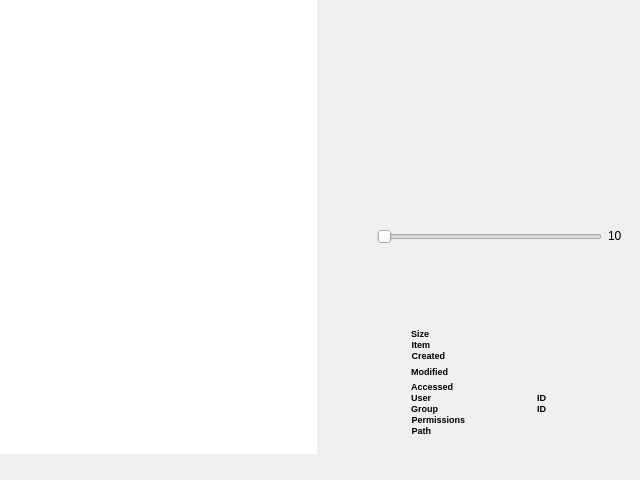
<?xml version="1.0" encoding="UTF-8"?>
<ui version="4.0">
 <class>Form</class>
 <widget class="QWidget" name="Form">
  <property name="geometry">
   <rect>
    <x>0</x>
    <y>0</y>
    <width>640</width>
    <height>480</height>
   </rect>
  </property>
  <property name="windowTitle">
   <string>Form</string>
  </property>
  <layout class="QGridLayout" name="gridLayout">
   <property name="leftMargin">
    <number>0</number>
   </property>
   <property name="topMargin">
    <number>0</number>
   </property>
   <property name="rightMargin">
    <number>0</number>
   </property>
   <property name="bottomMargin">
    <number>6</number>
   </property>
   <item row="1" column="0" colspan="2">
    <widget class="QFrame" name="frame">
     <property name="sizePolicy">
      <sizepolicy hsizetype="Preferred" vsizetype="Fixed">
       <horstretch>0</horstretch>
       <verstretch>0</verstretch>
      </sizepolicy>
     </property>
     <property name="frameShape">
      <enum>QFrame::NoFrame</enum>
     </property>
     <property name="frameShadow">
      <enum>QFrame::Plain</enum>
     </property>
     <layout class="QGridLayout" name="gridLayout_2">
      <property name="leftMargin">
       <number>0</number>
      </property>
      <property name="topMargin">
       <number>0</number>
      </property>
      <property name="rightMargin">
       <number>0</number>
      </property>
      <property name="bottomMargin">
       <number>0</number>
      </property>
      <item row="0" column="0">
       <widget class="QLabel" name="status">
        <property name="sizePolicy">
         <sizepolicy hsizetype="Preferred" vsizetype="Fixed">
          <horstretch>0</horstretch>
          <verstretch>0</verstretch>
         </sizepolicy>
        </property>
        <property name="styleSheet">
         <string notr="true">padding-left: 5px;</string>
        </property>
        <property name="text">
         <string/>
        </property>
       </widget>
      </item>
     </layout>
    </widget>
   </item>
   <item row="0" column="0">
    <widget class="QListWidget" name="list_widget">
     <property name="sizePolicy">
      <sizepolicy hsizetype="Expanding" vsizetype="Expanding">
       <horstretch>0</horstretch>
       <verstretch>0</verstretch>
      </sizepolicy>
     </property>
     <property name="cursor" stdset="0">
      <cursorShape>PointingHandCursor</cursorShape>
     </property>
     <property name="mouseTracking">
      <bool>false</bool>
     </property>
     <property name="frameShape">
      <enum>QFrame::NoFrame</enum>
     </property>
     <property name="frameShadow">
      <enum>QFrame::Plain</enum>
     </property>
     <property name="verticalScrollBarPolicy">
      <enum>Qt::ScrollBarAlwaysOff</enum>
     </property>
     <property name="horizontalScrollBarPolicy">
      <enum>Qt::ScrollBarAsNeeded</enum>
     </property>
     <property name="gridSize">
      <size>
       <width>0</width>
       <height>50</height>
      </size>
     </property>
     <property name="wordWrap">
      <bool>true</bool>
     </property>
     <property name="sortingEnabled">
      <bool>true</bool>
     </property>
    </widget>
   </item>
   <item row="0" column="1">
    <widget class="QWidget" name="widget_info" native="true">
     <layout class="QGridLayout" name="gridLayout_9">
      <item row="2" column="0">
       <widget class="QFrame" name="frame_3">
        <property name="sizePolicy">
         <sizepolicy hsizetype="Preferred" vsizetype="Fixed">
          <horstretch>0</horstretch>
          <verstretch>0</verstretch>
         </sizepolicy>
        </property>
        <property name="font">
         <font>
          <pointsize>7</pointsize>
         </font>
        </property>
        <property name="frameShape">
         <enum>QFrame::NoFrame</enum>
        </property>
        <property name="frameShadow">
         <enum>QFrame::Plain</enum>
        </property>
        <layout class="QGridLayout" name="gridLayout_8">
         <property name="topMargin">
          <number>37</number>
         </property>
         <property name="spacing">
          <number>0</number>
         </property>
         <item row="6" column="1">
          <widget class="QLabel" name="label_8">
           <property name="sizePolicy">
            <sizepolicy hsizetype="Fixed" vsizetype="Preferred">
             <horstretch>0</horstretch>
             <verstretch>0</verstretch>
            </sizepolicy>
           </property>
           <property name="font">
            <font>
             <pointsize>7</pointsize>
             <weight>75</weight>
             <bold>true</bold>
            </font>
           </property>
           <property name="text">
            <string>Group</string>
           </property>
           <property name="alignment">
            <set>Qt::AlignRight|Qt::AlignTrailing|Qt::AlignVCenter</set>
           </property>
          </widget>
         </item>
         <item row="0" column="2" colspan="3">
          <widget class="QLabel" name="lsize">
           <property name="font">
            <font>
             <pointsize>7</pointsize>
            </font>
           </property>
           <property name="text">
            <string/>
           </property>
           <property name="wordWrap">
            <bool>true</bool>
           </property>
          </widget>
         </item>
         <item row="3" column="2" colspan="3">
          <widget class="QLabel" name="lmodified">
           <property name="font">
            <font>
             <pointsize>7</pointsize>
            </font>
           </property>
           <property name="text">
            <string/>
           </property>
           <property name="wordWrap">
            <bool>true</bool>
           </property>
          </widget>
         </item>
         <item row="5" column="4">
          <widget class="QLabel" name="luid">
           <property name="font">
            <font>
             <pointsize>7</pointsize>
            </font>
           </property>
           <property name="text">
            <string/>
           </property>
          </widget>
         </item>
         <item row="6" column="4">
          <widget class="QLabel" name="lgid">
           <property name="font">
            <font>
             <pointsize>7</pointsize>
            </font>
           </property>
           <property name="text">
            <string/>
           </property>
          </widget>
         </item>
         <item row="7" column="1">
          <widget class="QLabel" name="label_12">
           <property name="font">
            <font>
             <pointsize>7</pointsize>
             <weight>75</weight>
             <bold>true</bold>
            </font>
           </property>
           <property name="text">
            <string>Permissions</string>
           </property>
           <property name="alignment">
            <set>Qt::AlignRight|Qt::AlignTrailing|Qt::AlignVCenter</set>
           </property>
          </widget>
         </item>
         <item row="0" column="1">
          <widget class="QLabel" name="label_2">
           <property name="sizePolicy">
            <sizepolicy hsizetype="Fixed" vsizetype="Preferred">
             <horstretch>0</horstretch>
             <verstretch>0</verstretch>
            </sizepolicy>
           </property>
           <property name="font">
            <font>
             <pointsize>7</pointsize>
             <weight>75</weight>
             <bold>true</bold>
            </font>
           </property>
           <property name="text">
            <string>Size</string>
           </property>
           <property name="alignment">
            <set>Qt::AlignRight|Qt::AlignTrailing|Qt::AlignVCenter</set>
           </property>
          </widget>
         </item>
         <item row="3" column="1">
          <widget class="QLabel" name="label_4">
           <property name="sizePolicy">
            <sizepolicy hsizetype="Fixed" vsizetype="Preferred">
             <horstretch>0</horstretch>
             <verstretch>0</verstretch>
            </sizepolicy>
           </property>
           <property name="font">
            <font>
             <pointsize>7</pointsize>
             <weight>75</weight>
             <bold>true</bold>
            </font>
           </property>
           <property name="text">
            <string>Modified</string>
           </property>
           <property name="alignment">
            <set>Qt::AlignRight|Qt::AlignTrailing|Qt::AlignVCenter</set>
           </property>
          </widget>
         </item>
         <item row="6" column="3">
          <widget class="QLabel" name="label_10">
           <property name="sizePolicy">
            <sizepolicy hsizetype="Fixed" vsizetype="Preferred">
             <horstretch>0</horstretch>
             <verstretch>0</verstretch>
            </sizepolicy>
           </property>
           <property name="font">
            <font>
             <pointsize>7</pointsize>
             <weight>75</weight>
             <bold>true</bold>
            </font>
           </property>
           <property name="text">
            <string>ID  </string>
           </property>
          </widget>
         </item>
         <item row="5" column="3">
          <widget class="QLabel" name="label_9">
           <property name="sizePolicy">
            <sizepolicy hsizetype="Fixed" vsizetype="Preferred">
             <horstretch>0</horstretch>
             <verstretch>0</verstretch>
            </sizepolicy>
           </property>
           <property name="font">
            <font>
             <pointsize>7</pointsize>
             <weight>75</weight>
             <bold>true</bold>
            </font>
           </property>
           <property name="text">
            <string>ID  </string>
           </property>
          </widget>
         </item>
         <item row="4" column="1">
          <widget class="QLabel" name="label_6">
           <property name="sizePolicy">
            <sizepolicy hsizetype="Fixed" vsizetype="Preferred">
             <horstretch>0</horstretch>
             <verstretch>0</verstretch>
            </sizepolicy>
           </property>
           <property name="font">
            <font>
             <pointsize>7</pointsize>
             <weight>75</weight>
             <bold>true</bold>
            </font>
           </property>
           <property name="text">
            <string>Accessed</string>
           </property>
           <property name="alignment">
            <set>Qt::AlignRight|Qt::AlignTrailing|Qt::AlignVCenter</set>
           </property>
          </widget>
         </item>
         <item row="2" column="2" colspan="3">
          <widget class="QLabel" name="lcreated">
           <property name="font">
            <font>
             <pointsize>7</pointsize>
            </font>
           </property>
           <property name="text">
            <string/>
           </property>
           <property name="wordWrap">
            <bool>true</bool>
           </property>
          </widget>
         </item>
         <item row="8" column="2" colspan="3">
          <widget class="QLabel" name="lpath">
           <property name="font">
            <font>
             <pointsize>7</pointsize>
            </font>
           </property>
           <property name="text">
            <string/>
           </property>
           <property name="wordWrap">
            <bool>true</bool>
           </property>
          </widget>
         </item>
         <item row="8" column="1">
          <widget class="QLabel" name="label_5">
           <property name="sizePolicy">
            <sizepolicy hsizetype="Fixed" vsizetype="Preferred">
             <horstretch>0</horstretch>
             <verstretch>0</verstretch>
            </sizepolicy>
           </property>
           <property name="font">
            <font>
             <pointsize>7</pointsize>
             <weight>75</weight>
             <bold>true</bold>
            </font>
           </property>
           <property name="text">
            <string>Path</string>
           </property>
           <property name="alignment">
            <set>Qt::AlignRight|Qt::AlignTrailing|Qt::AlignVCenter</set>
           </property>
          </widget>
         </item>
         <item row="6" column="2">
          <widget class="QLabel" name="lgroup">
           <property name="font">
            <font>
             <pointsize>7</pointsize>
            </font>
           </property>
           <property name="text">
            <string/>
           </property>
           <property name="wordWrap">
            <bool>true</bool>
           </property>
          </widget>
         </item>
         <item row="7" column="2" colspan="3">
          <widget class="QLabel" name="lpermissions">
           <property name="font">
            <font>
             <pointsize>7</pointsize>
            </font>
           </property>
           <property name="text">
            <string/>
           </property>
          </widget>
         </item>
         <item row="4" column="2" colspan="3">
          <widget class="QLabel" name="laccessed">
           <property name="font">
            <font>
             <pointsize>7</pointsize>
            </font>
           </property>
           <property name="text">
            <string/>
           </property>
           <property name="wordWrap">
            <bool>true</bool>
           </property>
          </widget>
         </item>
         <item row="1" column="2" colspan="3">
          <widget class="QLabel" name="litems">
           <property name="font">
            <font>
             <pointsize>7</pointsize>
            </font>
           </property>
           <property name="text">
            <string/>
           </property>
           <property name="wordWrap">
            <bool>true</bool>
           </property>
          </widget>
         </item>
         <item row="1" column="1">
          <widget class="QLabel" name="label_3">
           <property name="sizePolicy">
            <sizepolicy hsizetype="Fixed" vsizetype="Preferred">
             <horstretch>0</horstretch>
             <verstretch>0</verstretch>
            </sizepolicy>
           </property>
           <property name="font">
            <font>
             <pointsize>7</pointsize>
             <weight>75</weight>
             <bold>true</bold>
            </font>
           </property>
           <property name="text">
            <string>Item</string>
           </property>
           <property name="alignment">
            <set>Qt::AlignRight|Qt::AlignTrailing|Qt::AlignVCenter</set>
           </property>
          </widget>
         </item>
         <item row="5" column="1">
          <widget class="QLabel" name="label_7">
           <property name="sizePolicy">
            <sizepolicy hsizetype="Fixed" vsizetype="Preferred">
             <horstretch>0</horstretch>
             <verstretch>0</verstretch>
            </sizepolicy>
           </property>
           <property name="font">
            <font>
             <pointsize>7</pointsize>
             <weight>75</weight>
             <bold>true</bold>
            </font>
           </property>
           <property name="text">
            <string>User</string>
           </property>
           <property name="alignment">
            <set>Qt::AlignRight|Qt::AlignTrailing|Qt::AlignVCenter</set>
           </property>
          </widget>
         </item>
         <item row="2" column="1">
          <widget class="QLabel" name="label_11">
           <property name="sizePolicy">
            <sizepolicy hsizetype="Fixed" vsizetype="Preferred">
             <horstretch>0</horstretch>
             <verstretch>0</verstretch>
            </sizepolicy>
           </property>
           <property name="font">
            <font>
             <pointsize>7</pointsize>
             <weight>75</weight>
             <bold>true</bold>
            </font>
           </property>
           <property name="text">
            <string>Created</string>
           </property>
           <property name="alignment">
            <set>Qt::AlignRight|Qt::AlignTrailing|Qt::AlignVCenter</set>
           </property>
          </widget>
         </item>
         <item row="3" column="0">
          <spacer name="horizontalSpacer">
           <property name="orientation">
            <enum>Qt::Horizontal</enum>
           </property>
           <property name="sizeType">
            <enum>QSizePolicy::Fixed</enum>
           </property>
           <property name="sizeHint" stdset="0">
            <size>
             <width>70</width>
             <height>20</height>
            </size>
           </property>
          </spacer>
         </item>
         <item row="5" column="2">
          <widget class="QLabel" name="luser">
           <property name="font">
            <font>
             <pointsize>7</pointsize>
            </font>
           </property>
           <property name="text">
            <string/>
           </property>
           <property name="wordWrap">
            <bool>true</bool>
           </property>
          </widget>
         </item>
        </layout>
       </widget>
      </item>
      <item row="0" column="0">
       <widget class="QFrame" name="frame_2">
        <property name="sizePolicy">
         <sizepolicy hsizetype="Expanding" vsizetype="Preferred">
          <horstretch>0</horstretch>
          <verstretch>0</verstretch>
         </sizepolicy>
        </property>
        <property name="frameShape">
         <enum>QFrame::NoFrame</enum>
        </property>
        <property name="frameShadow">
         <enum>QFrame::Plain</enum>
        </property>
        <layout class="QGridLayout" name="gridLayout_6">
         <item row="1" column="2">
          <widget class="QSlider" name="slide_video">
           <property name="maximum">
            <number>99</number>
           </property>
           <property name="orientation">
            <enum>Qt::Horizontal</enum>
           </property>
           <property name="invertedAppearance">
            <bool>false</bool>
           </property>
           <property name="invertedControls">
            <bool>false</bool>
           </property>
           <property name="tickPosition">
            <enum>QSlider::NoTicks</enum>
           </property>
           <property name="tickInterval">
            <number>0</number>
           </property>
          </widget>
         </item>
         <item row="1" column="1">
          <widget class="QToolButton" name="btn_video">
           <property name="text">
            <string/>
           </property>
           <property name="autoRaise">
            <bool>true</bool>
           </property>
           <property name="arrowType">
            <enum>Qt::NoArrow</enum>
           </property>
          </widget>
         </item>
         <item row="1" column="3">
          <widget class="QLabel" name="label_slide_value">
           <property name="sizePolicy">
            <sizepolicy hsizetype="Fixed" vsizetype="Fixed">
             <horstretch>0</horstretch>
             <verstretch>0</verstretch>
            </sizepolicy>
           </property>
           <property name="text">
            <string>10</string>
           </property>
          </widget>
         </item>
         <item row="0" column="0" colspan="4">
          <widget class="QLabel" name="image">
           <property name="text">
            <string/>
           </property>
           <property name="alignment">
            <set>Qt::AlignCenter</set>
           </property>
          </widget>
         </item>
        </layout>
       </widget>
      </item>
      <item row="1" column="0">
       <widget class="QLabel" name="title">
        <property name="sizePolicy">
         <sizepolicy hsizetype="Preferred" vsizetype="Fixed">
          <horstretch>0</horstretch>
          <verstretch>0</verstretch>
         </sizepolicy>
        </property>
        <property name="font">
         <font>
          <pointsize>14</pointsize>
         </font>
        </property>
        <property name="text">
         <string/>
        </property>
        <property name="alignment">
         <set>Qt::AlignCenter</set>
        </property>
        <property name="wordWrap">
         <bool>true</bool>
        </property>
       </widget>
      </item>
     </layout>
    </widget>
   </item>
  </layout>
 </widget>
 <resources/>
 <connections/>
</ui>
